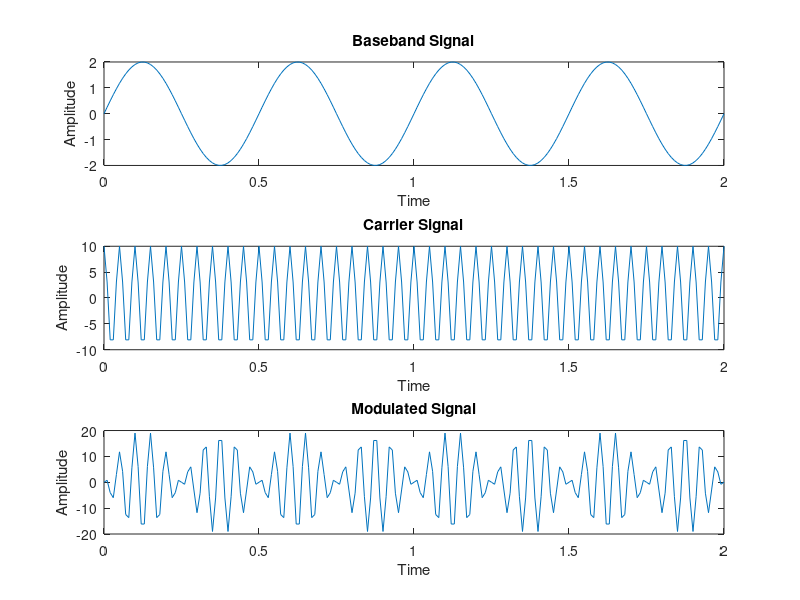

MATLAB code to generate this figure:
clc; %clearing console

t = 0:0.01:2;
fm = 2;             
fc = 20;            
Am = 2;
Ac = 10;

m = Am*sin(2*pi*fm*t);
c = Ac*cos(2*pi*fc*t);

y = m .* c;

subplot(311);
plot(t, m);
title('Baseband Signal');
xlabel('Time');
ylabel('Amplitude');

subplot(312);
plot(t, c);
title('Carrier Signal');
xlabel('Time');
ylabel('Amplitude');

subplot(313);
plot(t, y);
title('Modulated Signal');
xlabel('Time');
ylabel('Amplitude');